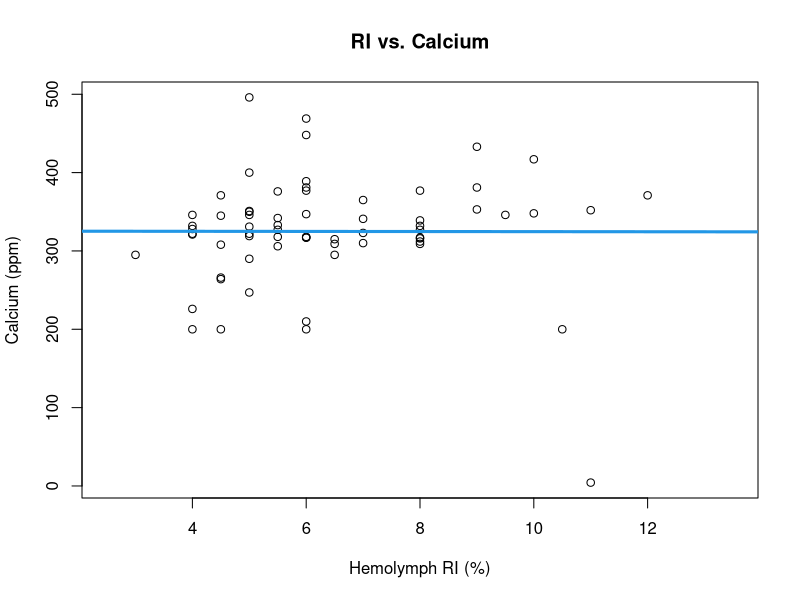
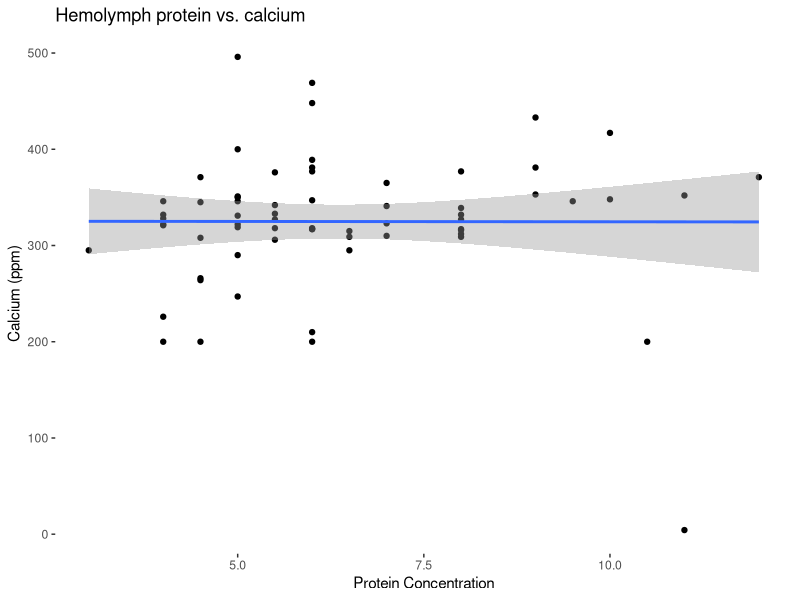
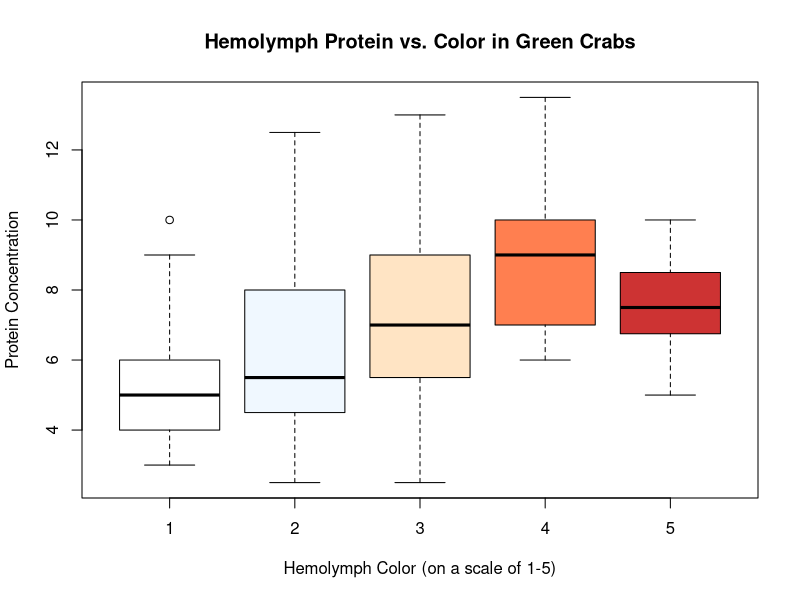
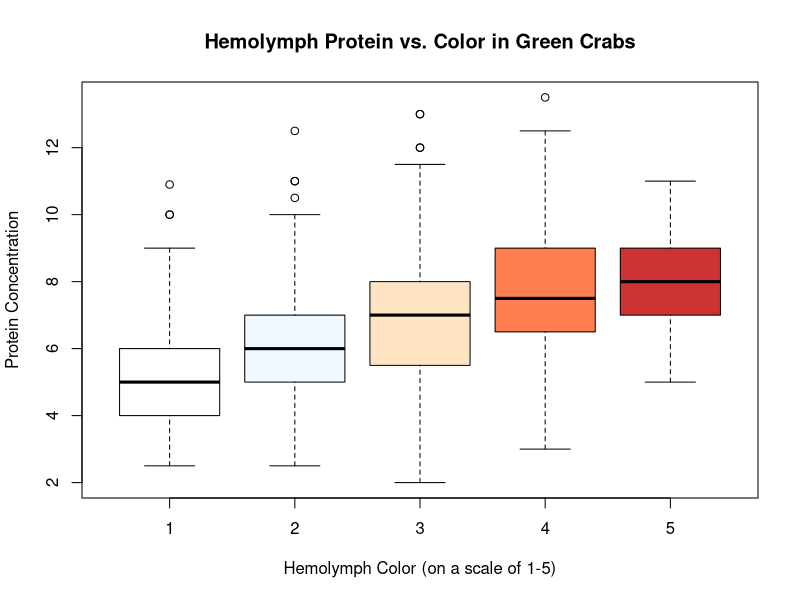
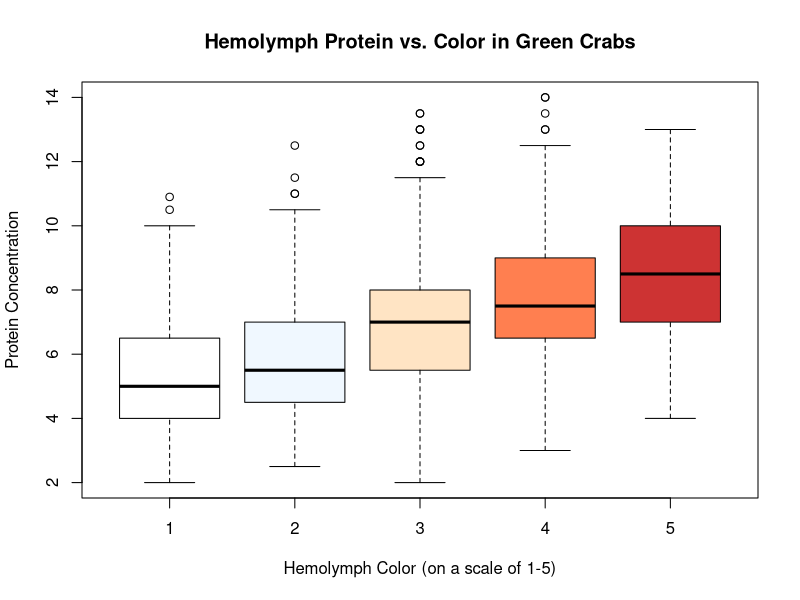
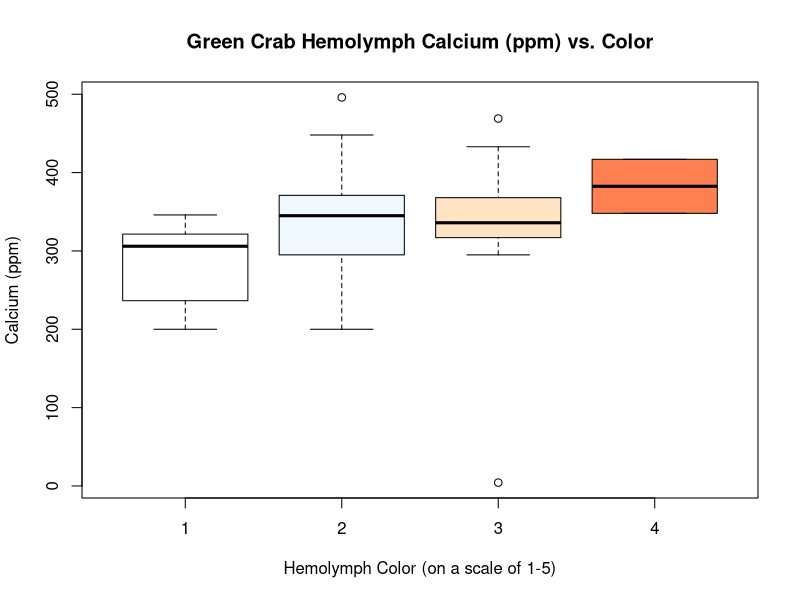

The R script that drew these images, in order:
## ---- chunk 1

# read in relevant documents for this data
gc_dat <- read.csv("../data/prelim_gc_data.csv")

#  updated with full data set 2022-07-27

gc_dat_upd <- read.csv("../data/Condo_Data_Raw_CML_WEL_11_10_22.csv")

gc_dat_upd$Color <- factor(gc_dat_upd$Color, 
                           levels = c('1', '2', '3', '4', '5'))
gc_dat_upd$Color <- as.factor(gc_dat_upd$Color)

gc_dat_upd$RI <- as.numeric(gc_dat_upd$RI)

# updated with full data set 2023-01-06

gc_dat_fin <- read.csv("../data/Condo_Data_Raw_CML_WEL_1_6_23.csv")

gc_dat_fin$hemo_col <- factor(gc_dat_fin$hemo_col,
                           levels = c('1', '2', '3', '4', '5'))

gc_dat_fin$hemo_col <- as.factor(gc_dat_fin$hemo_col)

gc_dat_fin$hemo_ri <- as.numeric(gc_dat_fin$hemo_ri)

# data reclassification to avoid errors later

# libraries for data visualization
library(ggplot2)
library(dplyr)
library(gridExtra)
library(scatterplot3d)
library(MASS)

## ---- chunk 2

plot(Ca ~ RI, data = gc_dat, main = "RI vs. Calcium",
      xlab = "Hemolymph RI (%)", ylab = "Calcium (ppm)")
abline(lm (Ca ~ RI, data = gc_dat), col = 4, lwd = 3)

# correlation plot to look at RI vs. Calcium
# doesn't appear to be a trend

## ---- chunk 3

gc_dat %>% 
        # pipes molt data into ggplot
  ggplot(aes(x = RI, y = Ca)) + 
        # populates plot with hemo ri and ca info
    geom_point() + geom_smooth(method=lm) + 
        # specifies type of plot -- linear model with 95 percent confidence
        xlab("Protein Concentration") + 
        ylab ("Calcium (ppm)") +
        ggtitle("Hemolymph protein vs. calcium") +
        # renames x and y labels and title
      xlim(3, 12) + 
        # specifies x axis between 3 and 12 for more clear visualization
      theme(panel.grid.major = element_blank(),
              panel.grid.minor = element_blank(), 
              panel.background = element_blank())

## ---- chunk 4

ca_ri_mod <- lm(Ca ~ RI, data = gc_dat)
nobs(ca_ri_mod) # tells that there are 127 observations used in this model
summary(ca_ri_mod)
anova(ca_ri_mod) # standard anova
car::Anova(ca_ri_mod, type = 3) # type 3 anova for significance testing

# taken from all during molt cycle, leading to lots of variation
# pointing to trend; small r^2 due to assessing crabs at different times of
# molt cycle
## ---- chunk 5

boxplot(RI ~ Color, data = gc_dat,
         main = "Hemolymph Protein vs. Color in Green Crabs", 
         xlab = "Hemolymph Color (on a scale of 1-5)", 
         ylab = "Protein Concentration", 
         col= c('white', 'aliceblue', 'bisque', 'coral', 'brown3'))


# box plot comparing average RIs for different colored hemolymph
# appears that there are some differences between hemo RI 
# if you want to make graph fancy: make different colors correspond 
# to colors of hemolymph harvested
## ---- chunk 6

boxplot(RI ~ Color, data = gc_dat_upd,
         main = "Hemolymph Protein vs. Color in Green Crabs", 
         xlab = "Hemolymph Color (on a scale of 1-5)", 
         ylab = "Protein Concentration", 
         col= c('white', 'aliceblue', 'bisque', 'coral', 'brown3'))
## ---- chunk 7
boxplot(hemo_ri ~ hemo_col, data = gc_dat_fin,
         main = "Hemolymph Protein vs. Color in Green Crabs", 
         xlab = "Hemolymph Color (on a scale of 1-5)", 
         ylab = "Protein Concentration", 
         col= c('white', 'aliceblue', 'bisque', 'coral', 'brown3'))

## ---- chunk 8

boxplot( Ca ~ Color, data = gc_dat, 
      main = "Green Crab Hemolymph Calcium (ppm) vs. Color",
      xlab = "Hemolymph Color (on a scale of 1-5)",
      ylab = "Calcium (ppm)",
      col= c('white', 'aliceblue', 'bisque', 'coral'))

# appears that calcium increases as hemolymph color darkens
## ---- chunk 9

ri_col_mod = lm(Color ~ RI + Ca + RI:Ca, data = gc_dat)
# model for analyzing the effect of ri and ca on color, as well as the
# interaction between the two

summary(ri_col_mod)
anova(ri_col_mod)
car::Anova(ri_col_mod, type = 3)

car::Anova(lm(Color ~ Ca, data = gc_dat), type = 3)
car::Anova(lm(Color ~ RI, data = gc_dat), type = 3)
# interaction model to assess whether or not hemolymph color is altered by
# the interaction between RI and Ca
## ---- chunk 10

fcol <- factor(gc_dat$Color)
# color is on a scale of 1-5; appears as "numeric"; categorical factor

ri_col_aov <- aov (RI ~ fcol, data=gc_dat)
summary(ri_col_aov)
# type 1 aov used for Tukey test
# tests between categories: is 1 dif. than 2, etc.

TukeyHSD(ri_col_aov, conf.level = 0.95) 
# run tukey model
# all categories are different: EXCEPT 5 with 3 and 4
## ---- chunk 11

fcol <- factor(gc_dat_upd$Color)
# color is on a scale of 1-5; appears as "numeric"; categorical factor

ri_col_aov_upd <- aov (RI ~ fcol, data=gc_dat_upd)
summary(ri_col_aov_upd)
# type 1 aov used for Tukey test
# tests between categories: is 1 dif. than 2, etc.

TukeyHSD(ri_col_aov_upd, conf.level = 0.95) 

## ---- chunk 12

fcol <- factor(gc_dat$Color)
# color is on a scale of 1-5; appears as "numeric"; categorical factor

ri_ca_aov <- aov (Ca ~ fcol, data=gc_dat)
summary(ri_ca_aov)
# type 1 aov used for Tukey test
# tests between categories: is 1 dif. than 2, etc.

TukeyHSD(ri_ca_aov, conf.level = 0.95) 
# run tukey model
# 2-1, 3-1, 4-1 are significantly different; other categories are the same
